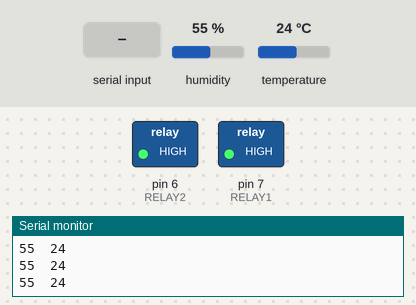
The sketch below on a simulated Arduino Uno, built with avr-gcc and run on an emulated ATmega328P. On the bench: switched loads named in the sketch (green lamp = pin HIGH), the last lines printed to the serial monitor. Inputs (shaded band) come from the test bench; at power-on: humidity 55 %, temperature 24 °C.

Above: at 1.2 s.
1.3 s: "2\n" received over Serial
At 2.0 s:
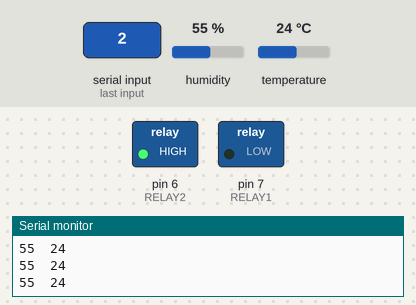
2.8 s: "1\n" received over Serial
At 4.1 s:
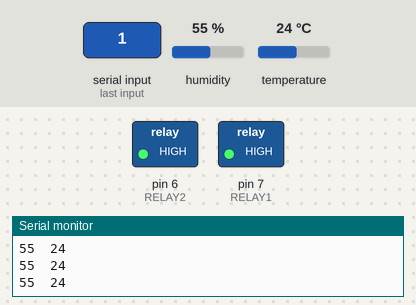
4.4 s: byte 52 ('4') received over Serial
At 5.4 s:
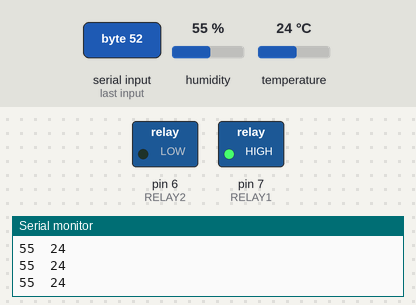
5.9 s: "3\n" received over Serial
At 6.5 s:
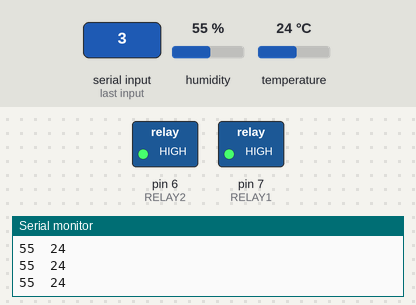
Timing chart, 0 to 8.5 s (numbered marks = the images above; inputs shaded):
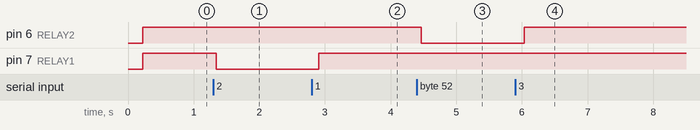

The sketch:

relay.ino
```cpp
#include <dht.h>
dht DHT;
#define DHT11_PIN 5
#define RELAY1  7
#define RELAY2  6

int l=1;
int s=1;
int input=0;
void light()
{
  if(l==0)
  digitalWrite(RELAY1,0);
  else
  digitalWrite(RELAY1,1);
}
void switc()
{
  if(s==0)
  digitalWrite(RELAY2,0);
  else
  digitalWrite(RELAY2,1);
}
void setup(){
  Serial.begin(9600);
  pinMode(RELAY1, OUTPUT);
  pinMode(RELAY2, OUTPUT);
}

void loop(){
  delay(200);
  int h,t;
  int chk = DHT.read11(DHT11_PIN);

  input=Serial.read();
  if(input=='\n')
  input=0;
  if(input=='1')
  l=1;
  else if(input=='2')
  l=0;
  else if(input=='3')
  s=1;
  else if(input=='4')
  s=0;
  light();
  switc();
  h=DHT.humidity;
  t=DHT.temperature;

  if(h > 10 && t > 10 && h < 100 && t < 100)
  {
  Serial.print(h, 1);
  Serial.print("\t");
  Serial.println(t, 1);
  }

}
```

Measured:
- after the input at 1.3 s, pin 7 (RELAY1): HIGH → LOW at once
- after the input at 2.8 s, pin 7 (RELAY1): LOW → HIGH after 0.11 s
- after the input at 4.4 s, pin 6 (RELAY2): HIGH → LOW after 0.07 s
- after the input at 5.9 s, pin 6 (RELAY2): LOW → HIGH after 0.13 s
